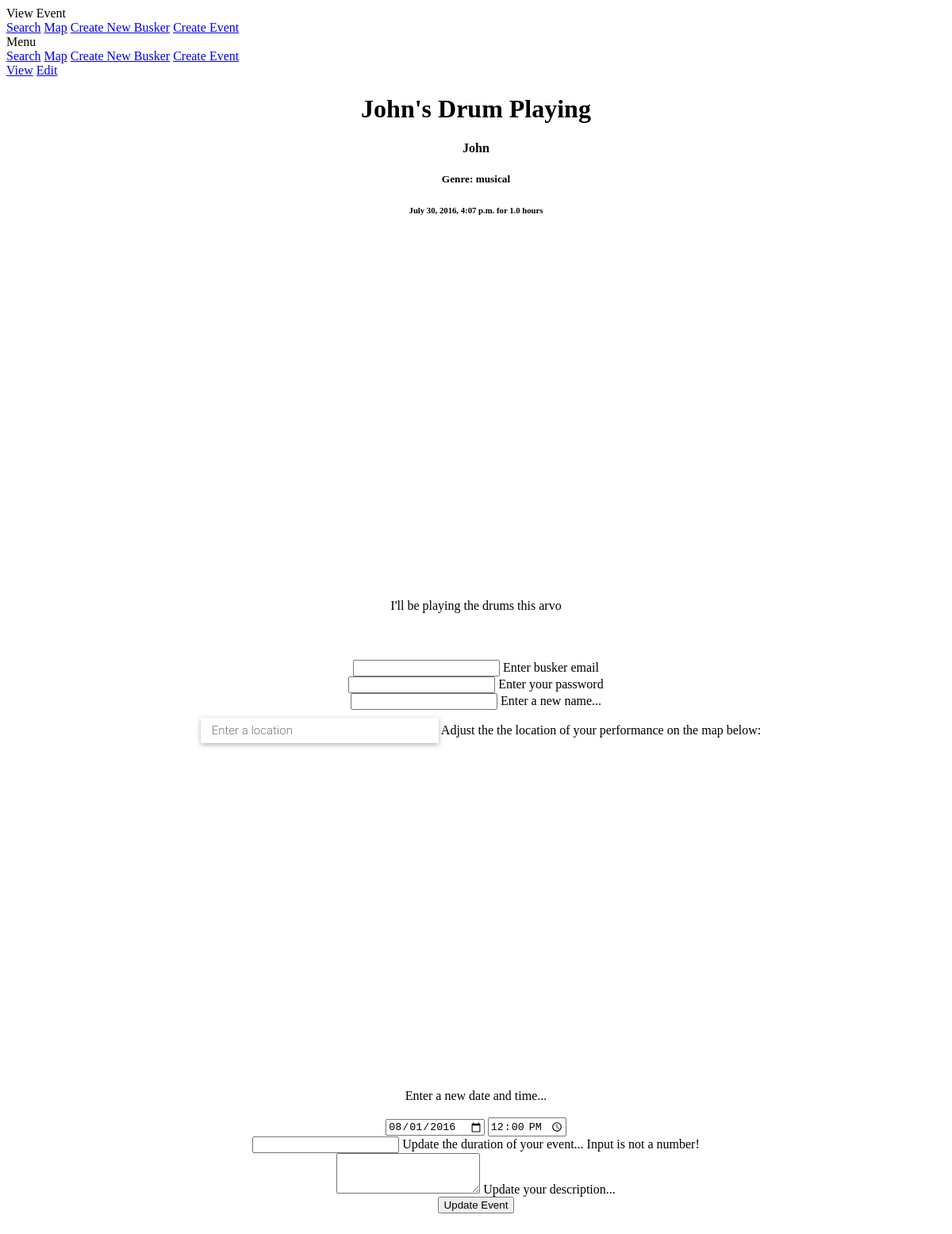
/view/event/1/, run on an earlier commit of the app's database.
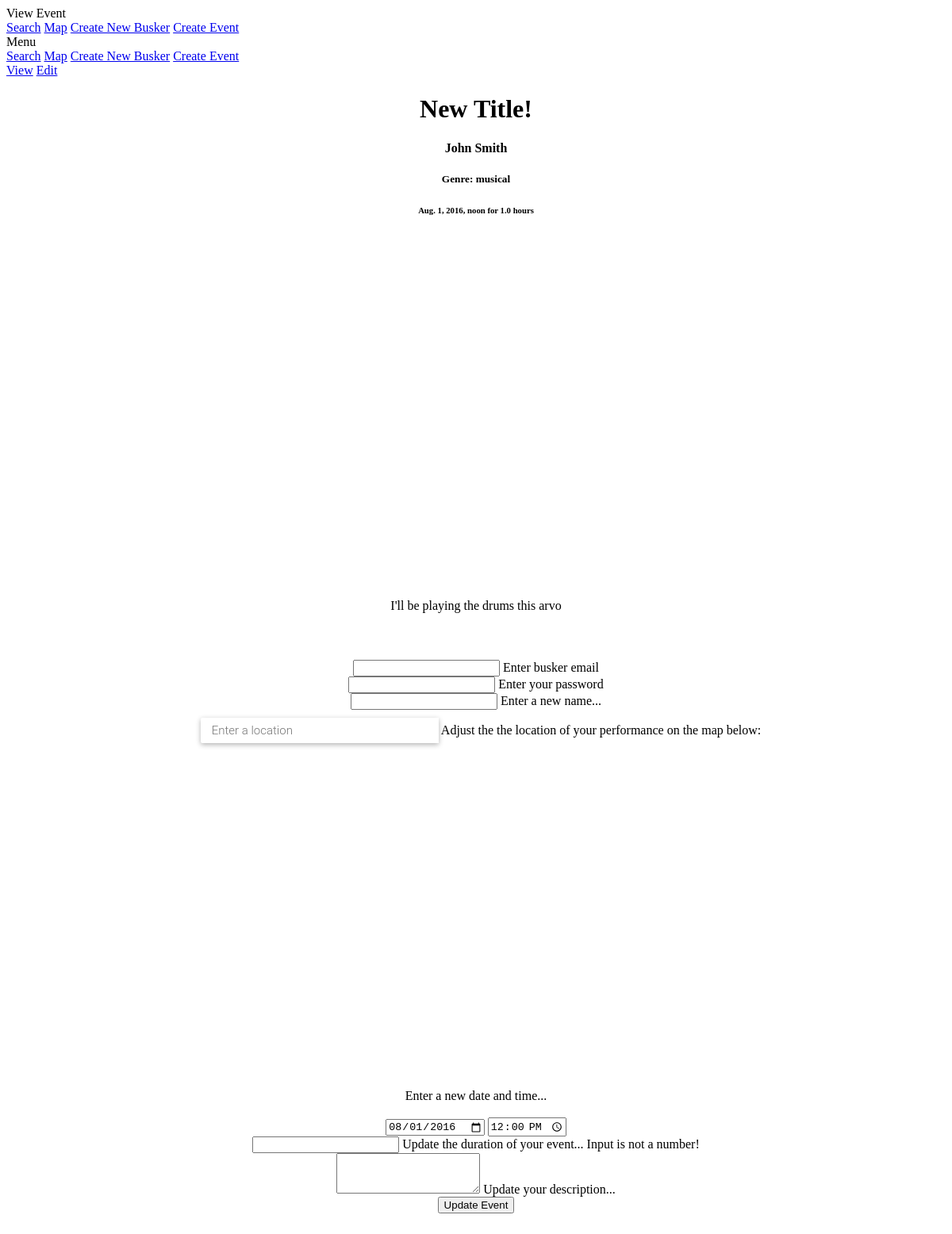
And on a later commit of the database.
### main/models.py (models this page shows, shortened)
class Event(models.Model):
    event_datetime = models.DateTimeField()
    event_duration = models.DecimalField(default=1.0, max_digits=2, decimal_places=1)
    event_title = models.CharField(max_length=200)
    event_desc = models.CharField(max_length=1000)
    busker = models.ForeignKey(Busker, on_delete=models.CASCADE)
    event_lat = models.DecimalField(max_digits=8, decimal_places=5)
    event_lng = models.DecimalField(max_digits=8, decimal_places=5)

class Busker(models.Model):
    email = models.CharField(default="johnsmith@hyperglobomega.net", max_length=100)
    pw_hash = models.CharField(default='e68a95aadb0c73dfd968513174de4ddf', max_length=30)
    busker_desc = models.CharField(max_length=3000)
    busker_name = models.CharField(max_length=100)
    genre = models.CharField(max_length=200)

### main/views.py (the view, shortened to what this page needs)
# urls.py: url(r'^view/event/(?P<event_id>[0-9]+)/$', views.viewEvent, name='viewEvent'),
def viewEvent(request, event_id):
	try:
		event = Event.objects.get(pk=event_id)
	except (ObjectDoesNotExist):
		return render(request, 'eventviewedit.html', { 'error_message': 'Event not found.', })
	if 'buskeremail' not in request.POST:
		return render(request, 'eventviewedit.html', { 'event': event, })

### main/templates/eventviewedit.html (shortened to what the changed rows need)
<!DOCTYPE html>
<html>
   <head>
      <link rel="stylesheet" href="https://code.getmdl.io/1.1.3/material.blue_grey-indigo.min.css" />
      <div class="mdl-layout mdl-js-layout mdl-layout--fixed-header">
         <main class="mdl-layout__content">
            <div class="page-content">
               <div class="mdl-tabs mdl-js-tabs mdl-js-ripple-effect">
                  <div class="mdl-tabs__panel is-active center" id="view-panel">
				  {% if event %}
                     <h1>{{ event.event_title }}</h1>
                     <h4>{{ event.busker.busker_name }}</h4>
                     <h5>Genre: {{ event.busker.genre }}</h5>
                     <h6>{{ event.event_datetime }} for {{ event.event_duration }} hours</h6>
                     <div id="map-view"></div>
                     <div style="margin: 5%">{{ event.event_desc }}</div>
				   {% endif %}
                  </div>
               </div>
            </div>
      </div>
      </body>
</html>

What changed in the data, as far as the page shows it:
changed Event "I'll be playing the drums this arvo": event_title "John's Drum Playing" → "New Title!"; busker.busker_name "John" → "John Smith"; event_datetime "July 30, 2016, 4:07 p.m." → "Aug. 1, 2016, noon"
